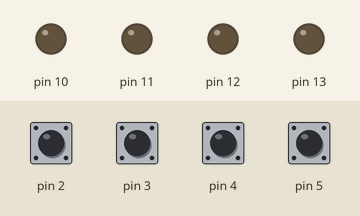
Bench run of a sketch on a simulated Arduino Uno, built with avr-gcc and run on an emulated ATmega328P. Parts: output pins drawn as LEDs (lit = HIGH). The inputs (shaded band) are chosen by the test bench; at power-on: pin 2–5 HIGH.

Above: at 1.2 s.
1.3 s: pin 2 pulled LOW for 0.15 s
At 1.37 s:
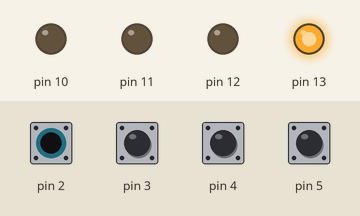
2.9 s: pin 3 pulled LOW for 0.15 s
At 2.97 s:
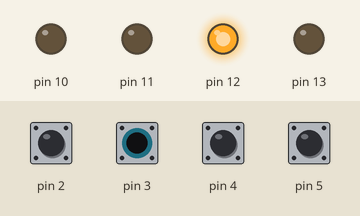
4.5 s: pin 4 pulled LOW for 0.15 s
At 4.57 s:
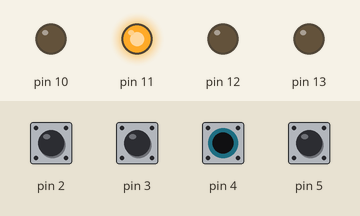
6.1 s: pin 5 pulled LOW for 0.15 s
At 6.17 s:
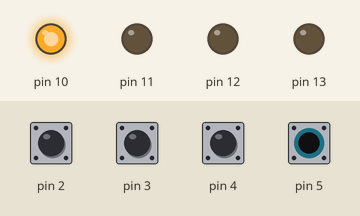
7.7 s: pin 2 driven LOW and pin 3 driven LOW
At 8.9 s:
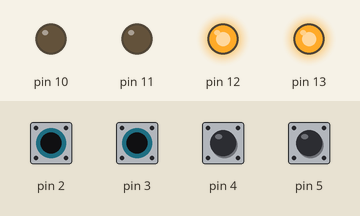
9.2 s: pin 4 pulled LOW for 1 s
At 10.0 s:
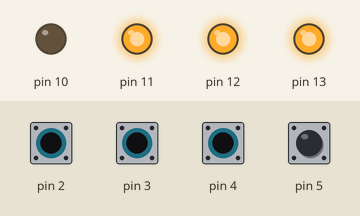
Timing chart, 0 to 12.2 s (numbered marks = the images above; inputs shaded):
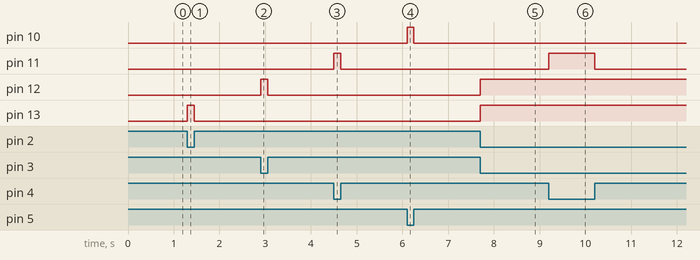

Measured:
- after the input at 1.3 s, pin 13: LOW → HIGH at once, → LOW 0.15 s later
- after the input at 2.9 s, pin 12: LOW → HIGH at once, → LOW 0.15 s later
- after the input at 4.5 s, pin 11: LOW → HIGH at once, → LOW 0.15 s later
- after the input at 6.1 s, pin 10: LOW → HIGH at once, → LOW 0.15 s later
- after the input at 7.7 s, pin 12, pin 13: LOW → HIGH at once
- after the input at 9.2 s, pin 11: LOW → HIGH at once, → LOW 1.0 s later

The sketch:

L2H2.ino
```cpp
int x1;
int x2;
int x3;
int x4;

void setup()
{
  pinMode(13, OUTPUT);
  pinMode(12, OUTPUT);
  pinMode(11, OUTPUT);
  pinMode(10, OUTPUT);
  pinMode(2, INPUT_PULLUP);
  pinMode(3, INPUT_PULLUP);
  pinMode(4, INPUT_PULLUP);
  pinMode(5, INPUT_PULLUP);
}

void loop()
{
  x1 = digitalRead(2);
  x2 = digitalRead(3);
  x3 = digitalRead(4);
  x4 = digitalRead(5);
  if (x1 == 0)
  {
    digitalWrite(13, 1);
  }
  else
  {
    digitalWrite(13, 0);
  }
  if (x2 == 0)
  {
    digitalWrite(12, 1);
  }
  else
  {
    digitalWrite(12, 0);
  }
  if (x3 == 0)
  {
    digitalWrite(11, 1);
  }
  else
  {
    digitalWrite(11, 0);
  }
  if (x4 == 0)
  {
    digitalWrite(10, 1);
  }
  else
  {
    digitalWrite(10, 0);
  }
}
```
